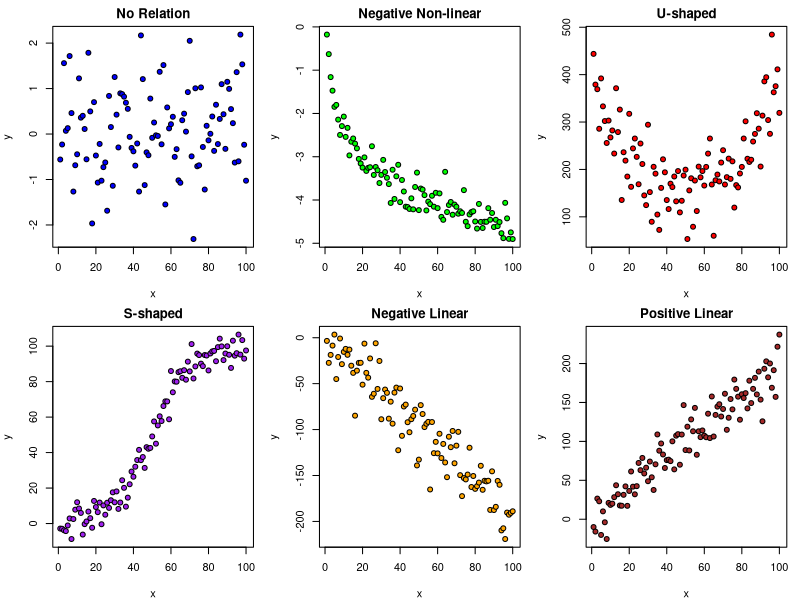
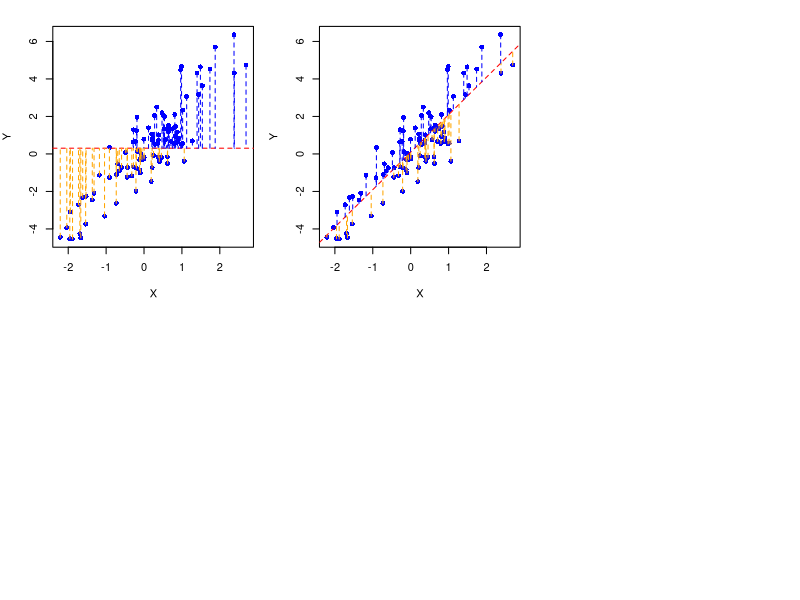

The R source for these figures, in order:
## ---- chunk 1
set.seed(123)
# Create sample data
n <- 100
x <- seq(1, n)
y_no_relation <- rnorm(n)
y_negative_nonlinear <- -log(x) + rnorm(n, sd = 0.25)
y_u_shaped <- -(x - 50)^2 + 2500 + rnorm(n, sd = 50)
y_s_shaped <- 1 / (1 + exp(-(x - 50) / 10)) * 100 + rnorm(n, sd = 5)
y_negative_linear <- -2 * x + rnorm(n, sd = 20)
y_positive_linear <- 2 * x + rnorm(n, sd = 20)

# Create true U-shaped curve
y_u_shaped <- 0.1 * x^2 - 10 * x + 400 + rnorm(n, sd = 50)

# Create plots
par(mfrow = c(2, 3), mar = c(4, 4, 2, 1))

plot(x, y_no_relation, main = "No Relation", type = "p", bg = "blue", pch = 21, col = "black", ylab = "y")
plot(x, y_negative_nonlinear, main = "Negative Non-linear", type = "p", bg = "green", pch = 21, col = "black", ylab = "y")
plot(x, y_u_shaped, main = "U-shaped", type = "p", bg = "red", pch = 21, col = "black", ylab = "y")
plot(x, y_s_shaped, main = "S-shaped", type = "p", bg = "purple", pch = 21, col = "black", ylab = "y")
plot(x, y_negative_linear, main = "Negative Linear", type = "p", bg = "orange", pch = 21, col = "black", ylab = "y")
plot(x, y_positive_linear, main = "Positive Linear", type = "p", bg = "brown", pch = 21, col = "black", ylab = "y")
## ---- chunk 2
# Create sample data
n <- 100
x <- rnorm(n)
y <- 2 * x + rnorm(n)

# Calculate mean of y
mean_y <- mean(y)

# Create scatterplot
plot(x, y, main = "",
     xlab = "X", ylab = "Y", pch = 16, col = "blue")

# Add horizontal line for the mean of y
abline(h = mean_y, col = "red", lty = 2)

# Add vertical lines for each observation
for (i in 1:n) {
  if (y[i] > mean_y) {
    lines(c(x[i], x[i]), c(y[i], mean_y), col = "blue", lty = 2)
  } else {
    lines(c(x[i], x[i]), c(y[i], mean_y), col = "orange", lty = 2)
  }
}
## ---- chunk 3
# Fit a linear regression model
fit <- lm(y ~ x)

# Create scatterplot
plot(x, y, main = "",
     xlab = "X", ylab = "Y", pch = 16, col = "blue")

# Add best fit line
abline(fit, col = "red", lty = 2)

# Add vertical lines for each observation
for (i in 1:n) {
  if (y[i] > predict(fit, data.frame(x = x[i]))) {
    lines(c(x[i], x[i]), c(y[i], predict(fit, data.frame(x = x[i]))), col = "blue", lty = 2)
  } else {
    lines(c(x[i], x[i]), c(y[i], predict(fit, data.frame(x = x[i]))), col = "orange", lty = 2)
  }
}
